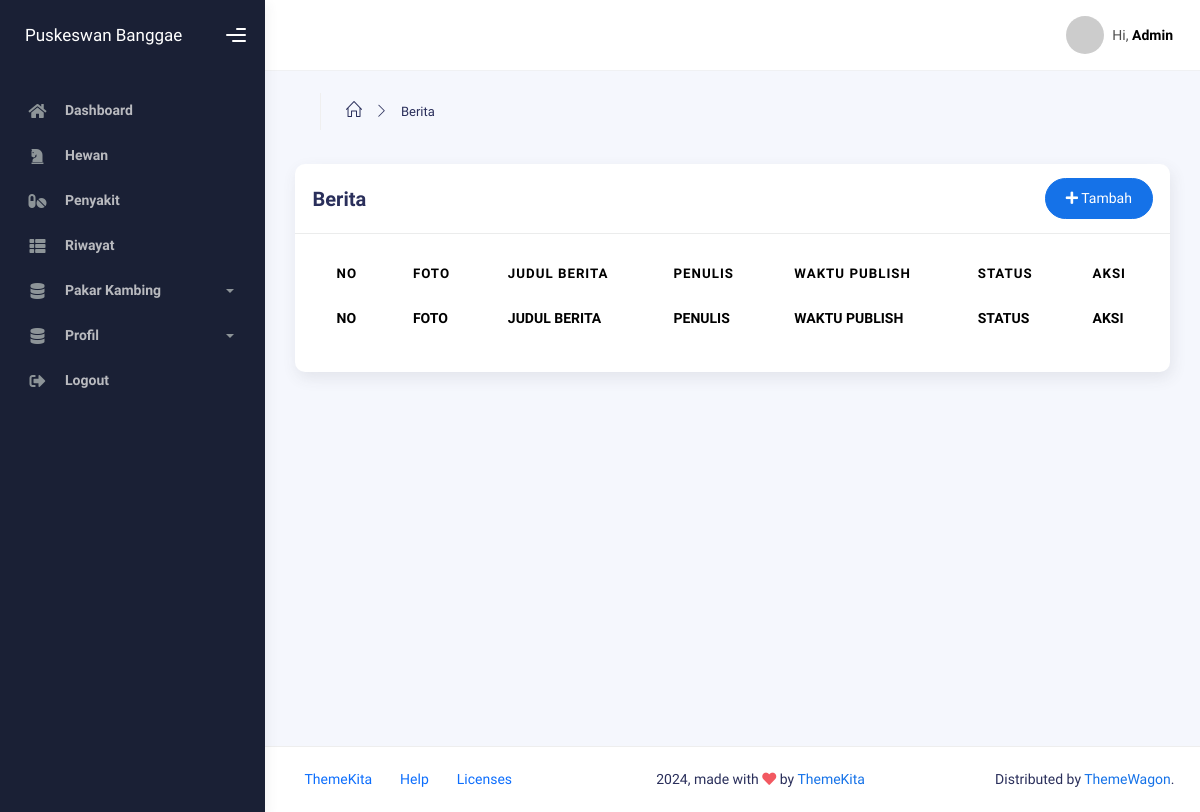
/backend/berita/index.php, run on an earlier commit of the app's database.
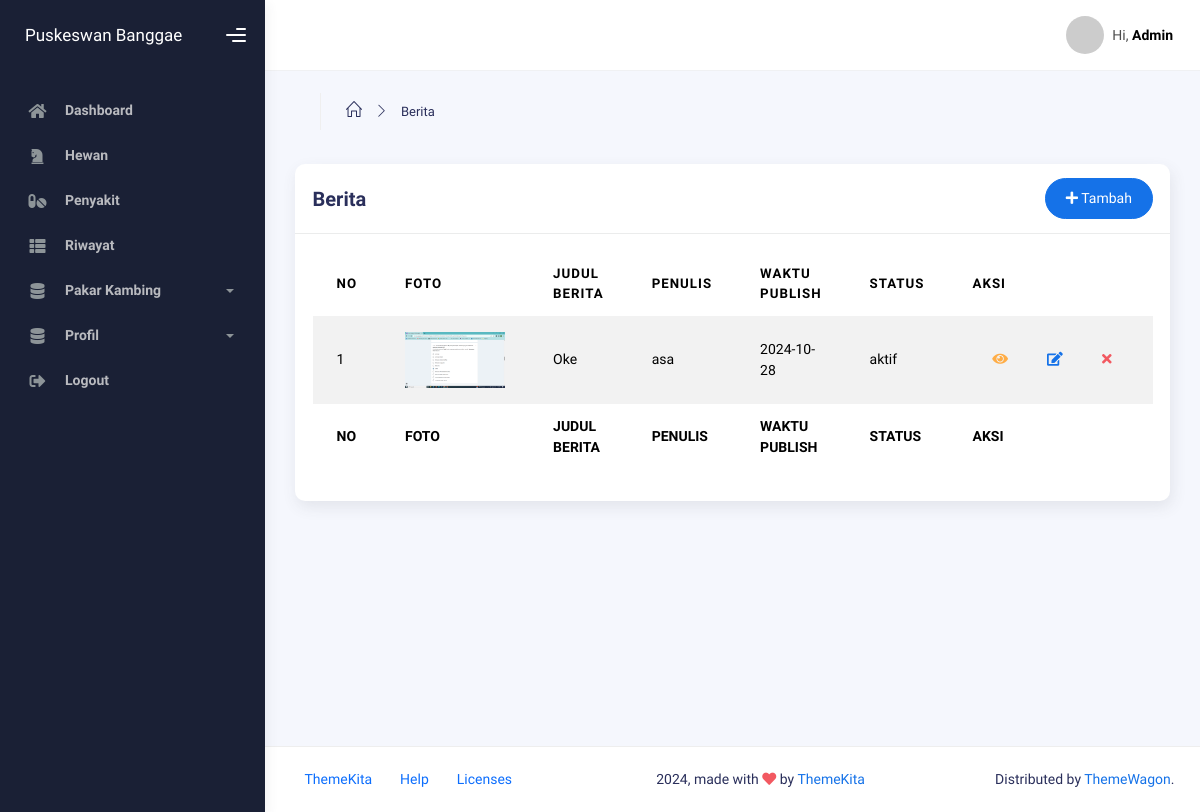
And on a later commit of the database.
### tables this page shows
CREATE TABLE `tbl_berita` (
  `id` int(11) NOT NULL,
  `judul_berita` varchar(255) NOT NULL,
  `slug` varchar(255) NOT NULL,
  `penulis` varchar(255) NOT NULL,
  `foto` varchar(255) NOT NULL,
  `isi` text NOT NULL,
  `waktu_publish` date NOT NULL,
  `status` enum('aktif','tidak aktif') NOT NULL
);

### backend/berita/index.php (the view, shortened to what this page needs)
<?php
  include '../components/header.php';
?>
  <body>
    <div class="wrapper">
      <?php
        include '../components/sidebar.php';
      ?>
      <div class="main-panel">
        <div class="main-header">
          <?php
            include '../components/navbar.php';
          ?>
        </div>
        <div class="container">
          <div class="page-inner">
            <div class="page-header">
              <ul class="breadcrumbs mb-3">
                <li class="nav-home">
                  <a href="#">
                    <i class="icon-home"></i>
                  </a>
                </li>
                <li class="separator">
                  <i class="icon-arrow-right"></i>
                </li>
                <li class="nav-item">
                  <a href="#">Berita</a>
                </li>
              </ul>
            </div>
            <div class="row">
              <div class="col-md-12">
                <div class="card">
                  <div class="card-header">
                    <div class="d-flex align-items-center">
                      <h4 class="card-title">Berita</h4>
                      <a
                        class="btn btn-primary btn-round ms-auto"
                        href="tambah.php"
                      >
                        <i class="fa fa-plus"></i>
                        Tambah
                      </a>
                    </div>
                  </div>
                  <div class="card-body">
                    <div class="table-responsive">
                      <table
                        id="add-row"
                        class="display table table-striped table-hover"
                      >
                        <thead>
                          <tr>
                            <th>NO</th>
                            <th>FOTO</th>
                            <th>JUDUL BERITA</th>
                            <th>PENULIS</th>
                            <th>WAKTU PUBLISH</th>
                            <th>STATUS</th>
                            <th style="width: 10%">AKSI</th>
                          </tr>
                        </thead>
                        <tfoot>
                          <tr>
                            <th>NO</th>
                            <th>FOTO</th>
                            <th>JUDUL BERITA</th>
                            <th>PENULIS</th>
                            <th>WAKTU PUBLISH</th>
                            <th>STATUS</th>
                            <th>AKSI</th>
                          </tr>
                        </tfoot>
                        <tbody>
                        <?php
                          $query = mysqli_query($koneksi, "SELECT * FROM tbl_berita");
                          $no = 1;
                          while($data = mysqli_fetch_array($query)) {
                        ?>
                          <tr>
                            <td><?= $no++ ?></td>
                            <td> <img src="../../frontend/img/berita/<?= $data["foto"]; ?>" alt="" srcset="" style="max-width: 100px;"> </td>
                            <td><?= $data["judul_berita"]; ?></td>
                            <td><?= $data["penulis"]; ?></td>
                            <td><?= $data["waktu_publish"]; ?></td>
                            <td><?= $data["status"]; ?></td>
                            <td>
                              <div class="form-button-action">
                                 <a
                                  href="edit.php?id=<?= $data['id']; ?>"
                                  class="btn btn-link btn-warning"
                                  data-original-title="Edit Task"
                                >
                                  <i class="fas fa-eye"></i>
                                </a>
                                <a
                                  href="edit.php?id=<?= $data['id']; ?>"
                                  class="btn btn-link btn-primary"
                                  data-original-title="Edit Task"
                                >
                                  <i class="fa fa-edit"></i>
                                </a>
                                <button type="button"
                                  data-id="<?= $data['id']; ?>"
                                  class="btn btn-link btn-danger delete-btn"
                                  data-original-title="Remove"
                                >
                                  <i class="fa fa-times"></i>
                                </button>
                              </div>
                            </td>
                          </tr>
                        <?php
                          }
                        ?>
                        </tbody>
                      </table>
                    </div>
                  </div>
                </div>
              </div>
            </div>
          </div>
        </div>
        <?php
          include '../components/footer.php';
        ?>
      </div>
    </div>
  </body>
</html>

What changed in the data, as far as the page shows it:
added tbl_berita: foto (picture), judul_berita "Oke", penulis "asa", waktu_publish "2024-10-28", status "aktif"
